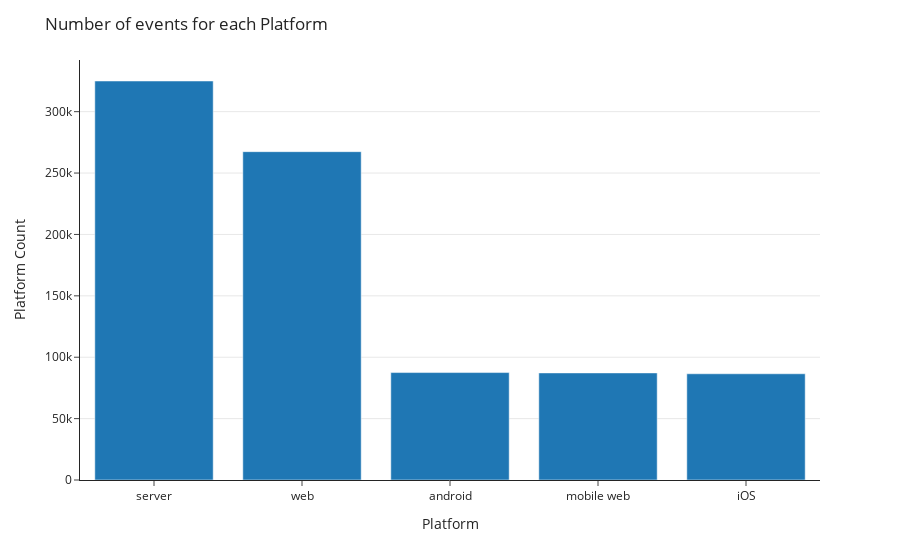

Notebook code for this chart:
### Code cell
title = 'Number of events for each Platform'
bar_plot(x='Platform', y='Platform Count',df=events_platform_count,title=title)

### Figure 1 — Plotly figure (JSON) as saved in the notebook; plotly's stock layout.template omitted (floating-point values rounded to 4 significant figures)
{"data": [{"alignmentgroup": "True", "hovertemplate": "Platform=%{x}<br>Platform Count=%{y}<extra></extra>", "legendgroup": "", "marker": {"color": "#1F77B4", "pattern": {"shape": ""}}, "name": "", "offsetgroup": "", "orientation": "v", "showlegend": false, "textposition": "auto", "type": "bar", "x": ["server", "web", "android", "mobile web", "iOS"], "xaxis": "x", "y": [324980, 267421, 87501, 87224, 86514], "yaxis": "y"}], "layout": {"autosize": true, "barmode": "relative", "legend": {"tracegroupgap": 0}, "margin": {"t": 60}, "title": {"text": "Number of events for each Platform"}, "xaxis": {"anchor": "y", "autorange": true, "domain": [0, 1], "range": [-0.5, 4.5], "title": {"text": "Platform"}, "type": "category"}, "yaxis": {"anchor": "x", "autorange": true, "domain": [0, 1], "range": [0, 342100.0], "showgrid": true, "tickprefix": "", "title": {"text": "Platform Count"}, "type": "linear"}}}
